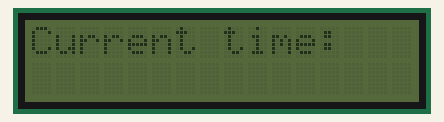
Bench run of a sketch on a simulated Arduino Uno, built with avr-gcc and run on an emulated ATmega328P. Shown: 16×2 character LCD.

Above: at 0.1 s.
At 4.2 s:
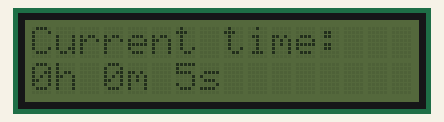
At 9.3 s:
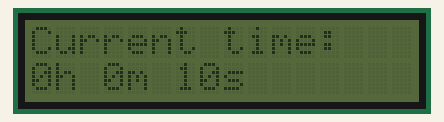
At 19.4 s:
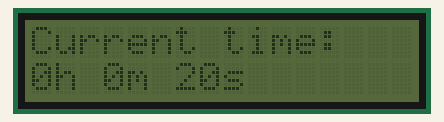
At 28.6 s:
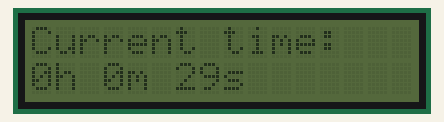
At 38.7 s:
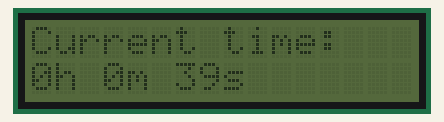

The sketch:

display2.ino
```cpp
#include <Wire.h>
#include <LiquidCrystal_I2C.h>
LiquidCrystal_I2C lcd(0x27,16,2);


void setup(){
  lcd.init();
//  lcd.noBacklight();
  lcd.setCursor(0, 0);
  lcd.print("Current time:");
}

void loop(){
  delay(1000);
  lcd.setCursor(0, 1);
  unsigned long tstamp = millis()+1000;
  int h = tstamp / 1000 / 60 / 60;
  int m = (tstamp / 1000 / 60) % 60;
  int s = (tstamp / 1000) % 60;

  String line = String(h) + "h " +
    String(m) + "m " +
    String(s) + "s";

  int len = line.length();
  while(len < 16){
    line += " ";
    len++;
  }
  lcd.print(line);
}
```

Measured:
- what the display in image 1 shows lasts 1.1 s, from 4.1 s to 5.2 s
